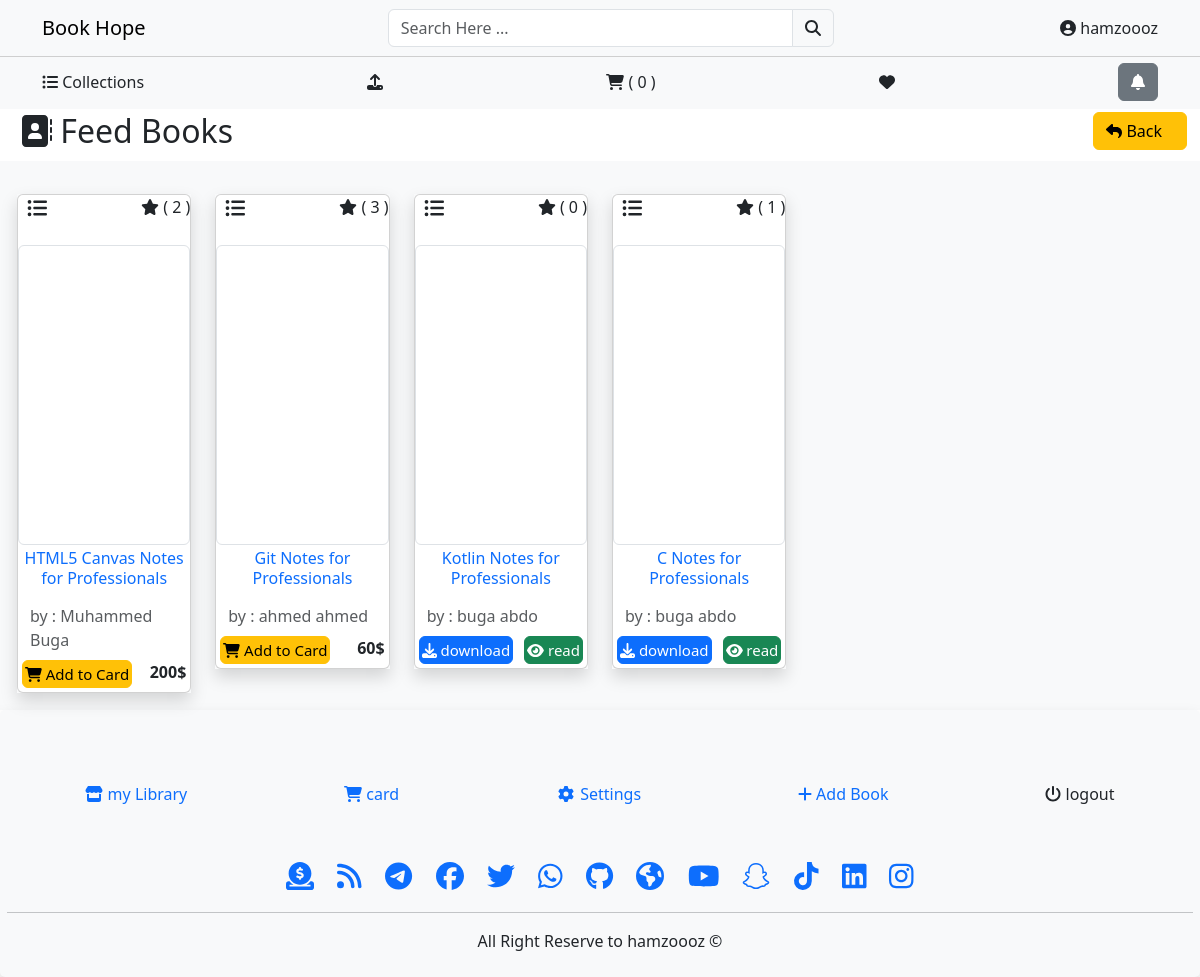
Screenshot of /feed_page/ (signed in) with the database file from the repository.
### books/models.py (models this page shows, shortened)
class Books(models.Model):
    user = models.ForeignKey(Profile, on_delete=models.CASCADE, default=1)
    name = models.CharField(max_length=150, null=True, blank=True)
    url = models.URLField(null=True, blank=True)
    file = models.FileField(null=True, blank=True)
    sample = models.FileField( null=True, blank=True)
    category = models.ForeignKey( Category, on_delete=models.CASCADE , null=True, blank=True, default=1)
    slug = models.SlugField(unique=True, max_length=150, null=True, blank=True )
    book_image = models.ImageField(upload_to=get_file_path_books, null=True, blank=True)
    thumbnail = models.ImageField( upload_to=get_file_path_books_thumbnail, null=True, blank=True)
    published_data = models.DateField(auto_now_add=True)
    number_pages = models.IntegerField(blank=True, null=True)
    language = models.CharField(max_length=3, choices=languages, default='ar')
    short_link = models.URLField(blank=True, null=True)
    isnn = models.IntegerField(blank=True, null=True)
    ordered = models.IntegerField(blank=True, null=True) #  null
    edition = models.IntegerField(blank=True, null=True)
    published_house = models.CharField(max_length=50, blank=True, null=True)
    available = models.CharField(max_length=10, choices=available, default='wiating')
    number_of_views = models.IntegerField(default=0)
    small_descrption = models.TextField(max_length=1000, blank=True, null=True)
    descrption = RichTextField(blank=True, null=True)
    quantity = models.PositiveIntegerField(blank=True, null=True , default=1)
    number_of_download = models.IntegerField(default=0)
    original_price = models.FloatField(default=0, null=True, blank=True)
    selling_price = models.FloatField(default=0, null=True, blank=True)
    type_of_book = models.CharField(max_length=10, default='pdf')
    size = models.PositiveIntegerField(blank=True, null=True)
    status = models.BooleanField(default=False, help_text='0=default, 1 = hidden')
    trending = models.BooleanField(default=False, help_text='0=default, 1 = Trending')
    rating = models.IntegerField(default=0 , validators=[MinValueValidator(1) ,MinValueValidator(5) ])
    tags = models.CharField(max_length=150, blank=True, null=True)
    meta_tilte = models.CharField(max_length=150, blank=True, null=True)
    meta_keyword = models.CharField(max_length=150, blank=True, null=True)
    meta_description = models.CharField(max_length=150, blank=True, null=True)
    create_at = models.DateTimeField(auto_now_add=True)
    update_at = models.DateTimeField(auto_now=True)
    abrov = models.BooleanField(default=False)
    class Meta:
        managed = True
        verbose_name = 'Book'
        verbose_name_plural = 'Books'

### users/models.py (models this page shows)
class Profile(models.Model):
    user = models.OneToOneField(User, on_delete=models.CASCADE)
    phone = models.CharField(max_length=150, blank=True, null=True)
    profile_image = models.ImageField( upload_to=get_file_path_profile, default='cover-book-quran.jpg', null=True, blank=True)
    descrption = RichTextField(blank=True, null=True)
    profile_cover_image = models.ImageField( upload_to=get_file_path_profile, default='cover-book-quran.jpg', null=True, blank=True)
    rating = models.IntegerField(default=0, blank=True, null=True)
    address = models.TextField(blank=True, null=True)
    city = models.CharField(max_length=150, blank=True, null=True)
    stats = models.CharField(max_length=150, blank=True, null=True)
    ordered = models.IntegerField(blank=True, null=True)
    conutry = models.CharField(max_length=150, blank=True, null=True)
    pincode = models.CharField(max_length=150, blank=True, null=True)
    create_at = models.DateTimeField(auto_now_add=True)
    update_at = models.DateTimeField(auto_now=True)
    number_of_books = models.IntegerField(default=0, blank=True, null=True)
    number_of_downloaded = models.IntegerField( default=0, blank=True, null=True)
    number_of_read = models.IntegerField( default=0, blank=True, null=True)
    web_site = models.URLField(blank=True, null=True)
    contat_facebook = models.URLField(blank=True, null=True)
    contat_twitter = models.URLField(blank=True, null=True)
    number_of_gifft = models.IntegerField(default=0)
    aprov = models.BooleanField(default=False)
    pro = models.BooleanField(default=False)
    def __str__(self):
        return self.user.username
    def get_full_name(self):
        fname = self.user.first_name
        if( fname != "" ):
            full_name = f'{self.user.first_name} {self.user.last_name}'
        else:
            full_name = self.user
        return full_name

### books/views.py (the view)
# urls.py: path('feed_page/', views.feed_page,name='feed_page'),
@login_required()
def feed_page(request):
    user_id = request.user.id
    follower = FollowSystem.objects.filter(user=user_id)
    ids = []
    for i in follower:
        ids.append(i.follower)
    feed_page = Books.objects.filter(user__in=ids)
    users = Profile.objects.all().exclude(user=user_id)
    return render(request, 'core/pages/feed_page.html', {'feed_page': feed_page, 'users': users})

### templates/core/pages/feed_page.html (shortened to what this page needs)
{% extends 'base.html' %}
{% load static %}
{% block content %}
{% if feed_page %}
<div class="trending bg-gradient " style="--bs-bg-opacity: .6;">
  <h2 class="text- text-lead bg- bg-gradient customNavigation " style="padding: 3px 13px 3px 20px !important;" > <i class="fa fa-address-book "></i> Feed Books  <a href="{% url 'trending_page' %} " class="btn btn-warning float-end pe-4"> <i class="fa fa-reply"></i> Back </a> </h2>
  <div class="container-fluid" style="--bs-bg-opacity: .6; background: #f8f9fa; padding: 17px;">
    <div class="row ">
      {% for book in feed_page %}
        {% include "templates-parts/pages_in_core.html" %}
      {% endfor %}
{% endif %}
{% endblock content %}

### templates/inc/nav.html (shortened to what this page needs)
<nav class="navbar navbar-expand-lg navbar-light bg-light " style="min-width: 390px;">
  <div class="container d-flex justify-content-between  ">
    <a class="navbar-brand " href="{% url 'frontpage' %}">Book Hope</a>
    <div class="search-btn search-bar "  style="width:40%" >
      <form action="/search" method="get" >
        <div class="input-group">
          <input type="search" requerd name="productsearch" class="form-control" id='searchproduct' placeholder="Search Here ... " aria-label="Username" aria-describedby="basic-addon1">
          <button type="submit" class="input-group-text" id="basic-addon1"><i class="fa fa-search"></i></button>
        </div>
      </form>
    </div>
      <span class="nav-item dropdown ">
        <a class="nav-link dropdown-toggle" href="#" role="button" data-bs-toggle="dropdown" aria-expanded="false">
          {% if request.user.is_authenticated %} <i class="fa fa-user-circle"></i> {{request.user}}  {% else %} <i class="fa fa-list"></i> Menu {% endif %}
        </a>
      </span>
  </div>
</nav>
<nav class="navbar navbar-expand-lg navbar-light bg-light" style=" min-width: 390px; border-top:1px solid #cfcfcf; padding-top: 6px;" >
  <div class="container d-flex justify-content-between  ">
    {% if request.user.is_authenticated %}
      <li class="nav-item"><a class="nav-link {% if request.resolver_match.url_name == 'categories'  %}active {% endif %} " aria-current="page" href="{% url 'categories' %}"> <i class="fa fa-list-ul"></i> Collections </a></li>
      {% if request.user.is_staff %}
      <li class="nav-item dropdown ">
        <a class="nav-link dropdown-toggle" href="#" role="button" data-bs-toggle="dropdown" aria-expanded="false">
          {% if request.user.is_staff %}  <i class=" fa fa-upload"></i> {% endif %}
        </a>
    </li>
    {% endif %}
    <li class="nav-item"><a class="nav-link {% if request.resolver_match.url_name == 'cart_view'  %}active {% endif %} " aria-current="page" href="{% url 'cart_view' %}"><i class=" fa fa-shopping-cart"></i> ( {{ cart|length }} )</a></li>
    <li class="nav-item"><a class="nav-link {% if request.resolver_match.url_name == 'wishlist'  %}active {% endif %} " aria-current="page" href="{% url 'wishlist' %}"> <i class="fa fa-heart"></i> </a></li>
    <li class="nav-item"><a class="nav-link  " aria-current="page"  href="{% url 'all_messages' %}"> <button type="button" class="btn btn-secondary"> <i class="fa fa-bell"></i> </button></a> </li>
      {% endif %}
  </div>
</nav>

### templates/templates-parts/pages_in_core.html (shortened to what this page needs)
      <div  class="col-6 col-md-3 col-lg-2 mt-3">
        <div class=" book_data shadow ">
          <div class="card  h-100 d-flex ">
            <span class="dropdown d-flex justify-content-between ">
              <span class="dropdown-toggle float-end "  data-bs-toggle="dropdown" aria-expanded="false" style="padding: 0 6px;margin: 1px 3px;cursor: pointer;" >
                <i class="fa fa-list-dots fa-lg "></i>
                </span>
              <span class="rating-system text-center float-start"> <span><i class="fa fa-star "></i></span> ( {{ book.rating }} ) </span>
            </span>
            <br>
            <a href="{% url 'book_detail' book.slug %}">
              <div class="coner card-img-top lazyOwl  rounded img-thumbnail  mx-auto d-block "
                style="background-image: url('{{ book.book_image.url }}') ; width: 15rem; height: 300px; background-position: center; background-size: contain; background-repeat: no-repeat; ">
              </div>
              <div class="card-body p-1">
                <h5 class="card-title name-book text-center fs-6 ">{{ book.name }}</h5>
            </a>
            <a href="{% url 'user' book.user %}" class=" text-muted ">
              <div class="book-user p-2"> by : {% firstof book.user.get_full_name book.user %}
              </div> </a>
            {% if book.selling_price > 0 %}
              <div  class="btn btn-warning add-to-card float-start addToCartBtn "> <i class="fa fa-shopping-cart"></i> Add to Card </div>
              <span class="float-end fw-bold  ">{{ book.selling_price |stringformat:"d" }}$</span>
            {% else %}
              <a download href="{{book.file.url}}" class="btn btn-primary  add-to-card  download_link_to_increase float-start  "  incres_number_of_download="{{ book.id }}"  > <i class="fa fa-download"></i> download  <input type="hidden" value="{{book.id}}" class="incres_number_of_download" />  </a><a href="{{book.file.url}}" class="btn btn-success  float-end read-link "> <i class="fa fa-eye"></i> read</a>
            {% endif %}
          </div>
        </div>
      </div>
      </div>

### static/assets/css/main.css (style rules this page uses)
a { text-decoration: none; }
li { list-style: none !important; }
.customNavigation a { -webkit-user-select: none; -khtml-user-select: none; -moz-user-select: none; -ms-user-select: none; user-select: none; -webkit-tap-highlight-color: rgba(0, 0, 0, 0); }
.dropdown-toggle::after { display: none !important; }
.add-to-card, .download-link , .read-link { font-size: 15px; padding: 2px; }

### rows the page displays
Books: rating "2", name "HTML5 Canvas Notes for Professionals", user.last_name "Muhammed Buga", selling_price "200"
Books: rating "3", name "Git Notes for Professionals", user.last_name "ahmed ahmed", selling_price "60"
Books: rating "0", name "Kotlin Notes for Professionals", user.last_name "buga abdo"
Books: rating "1", name "C Notes for Professionals", user.last_name "buga abdo"

### other values shown
{{ request.user }} "hamzoooz"
{{ cart|length }} "0"
